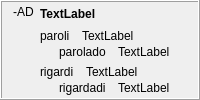
            <widget class="QFrame" name="frame_19">
             <property name="frameShape">
              <enum>QFrame::Box</enum>
             </property>
             <property name="frameShadow">
              <enum>QFrame::Raised</enum>
             </property>
             <layout class="QHBoxLayout" name="horizontalLayout_13">
              <property name="topMargin">
               <number>3</number>
              </property>
              <property name="bottomMargin">
               <number>3</number>
              </property>
              <item>
               <widget class="QLabel" name="label_302">
                <property name="sizePolicy">
                 <sizepolicy hsizetype="Maximum" vsizetype="Preferred">
                  <horstretch>0</horstretch>
                  <verstretch>0</verstretch>
                 </sizepolicy>
                </property>
                <property name="text">
                 <string>-AD</string>
                </property>
                <property name="alignment">
                 <set>Qt::AlignHCenter|Qt::AlignTop</set>
                </property>
                <property name="tipo" stdset="0">
                 <string>afikso</string>
                </property>
               </widget>
              </item>
              <item>
               <layout class="QVBoxLayout" name="verticalLayout_349">
                <item>
                 <widget class="QLabel" name="Lec08_Label621">
                  <property name="styleSheet">
                   <string notr="true">font-weight: bold;</string>
                  </property>
                  <property name="text">
                   <string>TextLabel</string>
                  </property>
                  <property name="wordWrap">
                   <bool>true</bool>
                  </property>
                 </widget>
                </item>
                <item>
                 <layout class="QVBoxLayout" name="verticalLayout_20">
                  <item>
                   <layout class="QVBoxLayout" name="verticalLayout_350">
                    <property name="spacing">
                     <number>2</number>
                    </property>
                    <item>
                     <layout class="QHBoxLayout" name="horizontalLayout_575">
                      <property name="spacing">
                       <number>12</number>
                      </property>
                      <item>
                       <widget class="neklakebla_nova" name="Lec08_Button607">
                        <property name="text">
                         <string>paroli</string>
                        </property>
                        <property name="wordWrap">
                         <bool>true</bool>
                        </property>
                       </widget>
                      </item>
                      <item>
                       <widget class="QLabel" name="Lec08_Label622">
                        <property name="sizePolicy">
                         <sizepolicy hsizetype="Expanding" vsizetype="Preferred">
                          <horstretch>0</horstretch>
                          <verstretch>0</verstretch>
                         </sizepolicy>
                        </property>
                        <property name="text">
                         <string>TextLabel</string>
                        </property>
                        <property name="wordWrap">
                         <bool>true</bool>
                        </property>
                       </widget>
                      </item>
                     </layout>
                    </item>
                    <item>
                     <layout class="QHBoxLayout" name="horizontalLayout_576">
                      <property name="spacing">
                       <number>12</number>
                      </property>
                      <item>
                       <widget class="label_sago_reversa" name="label_375">
                        <property name="sizePolicy">
                         <sizepolicy hsizetype="Maximum" vsizetype="Preferred">
                          <horstretch>0</horstretch>
                          <verstretch>0</verstretch>
                         </sizepolicy>
                        </property>
                        <property name="text">
                         <string/>
                        </property>
                        <property name="pixmap">
                         <pixmap resource="../resources/ikonoj.qrc">:/ikonoj/sago_revena.png</pixmap>
                        </property>
                       </widget>
                      </item>
                      <item>
                       <widget class="neklakebla_nova" name="Lec08_Button608">
                        <property name="text">
                         <string>parolado</string>
                        </property>
                        <property name="wordWrap">
                         <bool>true</bool>
                        </property>
                       </widget>
                      </item>
                      <item>
                       <widget class="QLabel" name="Lec08_Label623">
                        <property name="sizePolicy">
                         <sizepolicy hsizetype="Expanding" vsizetype="Preferred">
                          <horstretch>0</horstretch>
                          <verstretch>0</verstretch>
                         </sizepolicy>
                        </property>
                        <property name="text">
                         <string>TextLabel</string>
                        </property>
                        <property name="wordWrap">
                         <bool>true</bool>
                        </property>
                       </widget>
                      </item>
                     </layout>
                    </item>
                   </layout>
                  </item>
                  <item>
                   <layout class="QVBoxLayout" name="verticalLayout_351">
                    <property name="spacing">
                     <number>2</number>
                    </property>
                    <item>
                     <layout class="QHBoxLayout" name="horizontalLayout_577">
                      <property name="spacing">
                       <number>12</number>
                      </property>
                      <item>
                       <widget class="neklakebla_nova" name="Lec08_Button30">
                        <property name="text">
                         <string>rigardi</string>
                        </property>
                        <property name="wordWrap">
                         <bool>true</bool>
                        </property>
                       </widget>
                      </item>
                      <item>
                       <widget class="QLabel" name="Lec08_Label39">
                        <property name="sizePolicy">
                         <sizepolicy hsizetype="Expanding" vsizetype="Preferred">
                          <horstretch>0</horstretch>
                          <verstretch>0</verstretch>
                         </sizepolicy>
                        </property>
                        <property name="text">
                         <string>TextLabel</string>
                        </property>
                        <property name="wordWrap">
                         <bool>true</bool>
                        </property>
                       </widget>
                      </item>
                     </layout>
                    </item>
                    <item>
                     <layout class="QHBoxLayout" name="horizontalLayout_578">
                      <property name="spacing">
                       <number>12</number>
                      </property>
                      <item>
                       <widget class="label_sago_reversa" name="label_376">
                        <property name="sizePolicy">
                         <sizepolicy hsizetype="Maximum" vsizetype="Preferred">
                          <horstretch>0</horstretch>
                          <verstretch>0</verstretch>
                         </sizepolicy>
                        </property>
                        <property name="text">
                         <string/>
                        </property>
                        <property name="pixmap">
                         <pixmap resource="../resources/ikonoj.qrc">:/ikonoj/sago_revena.png</pixmap>
                        </property>
                       </widget>
                      </item>
                      <item>
                       <widget class="neklakebla_nova" name="Lec08_Button31">
                        <property name="text">
                         <string>rigardadi</string>
                        </property>
                        <property name="wordWrap">
                         <bool>true</bool>
                        </property>
                       </widget>
                      </item>
                      <item>
                       <widget class="QLabel" name="Lec08_Label40">
                        <property name="sizePolicy">
                         <sizepolicy hsizetype="Expanding" vsizetype="Preferred">
                          <horstretch>0</horstretch>
                          <verstretch>0</verstretch>
                         </sizepolicy>
                        </property>
                        <property name="text">
                         <string>TextLabel</string>
                        </property>
                        <property name="wordWrap">
                         <bool>true</bool>
                        </property>
                       </widget>
                      </item>
                     </layout>
                    </item>
                   </layout>
                  </item>
                 </layout>
                </item>
               </layout>
              </item>
             </layout>
            </widget>
